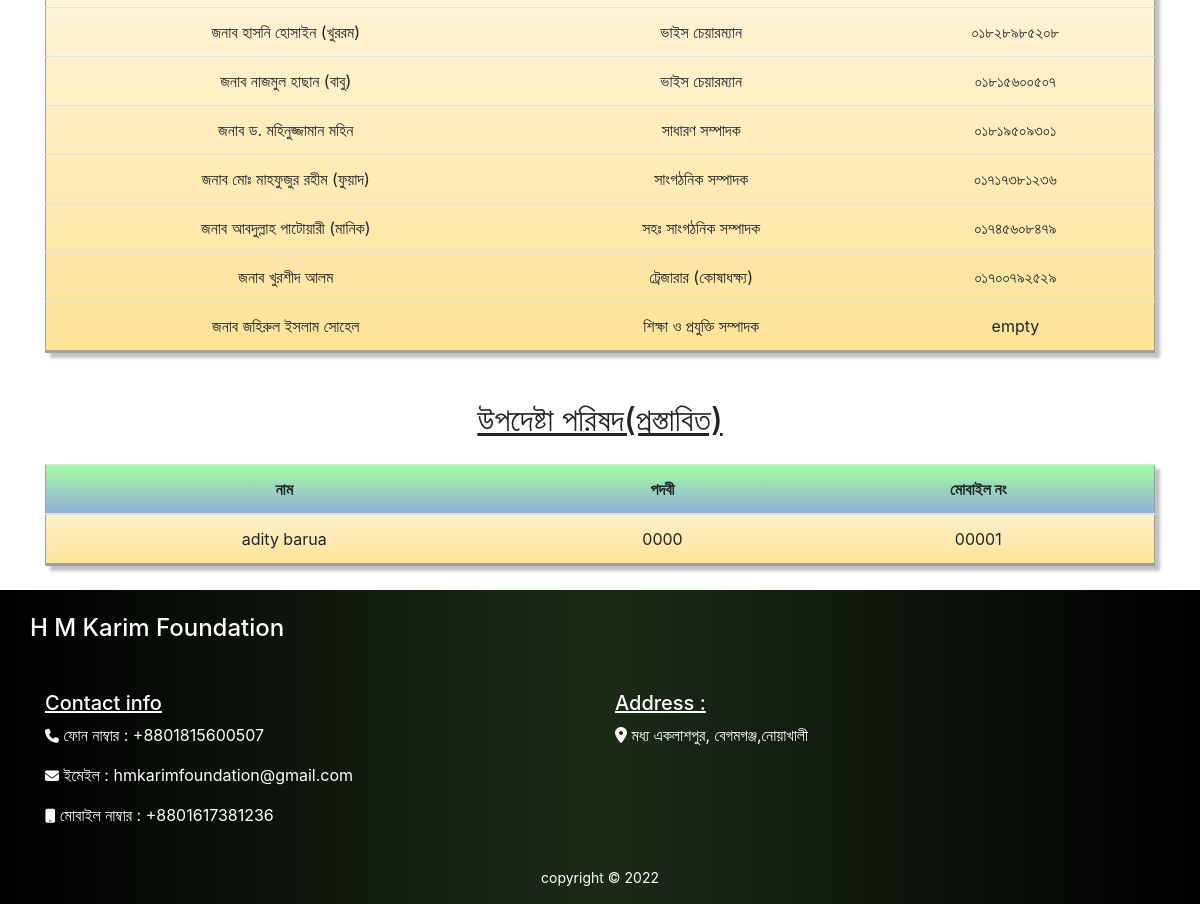
The app's page /allMember (lower part), older data.
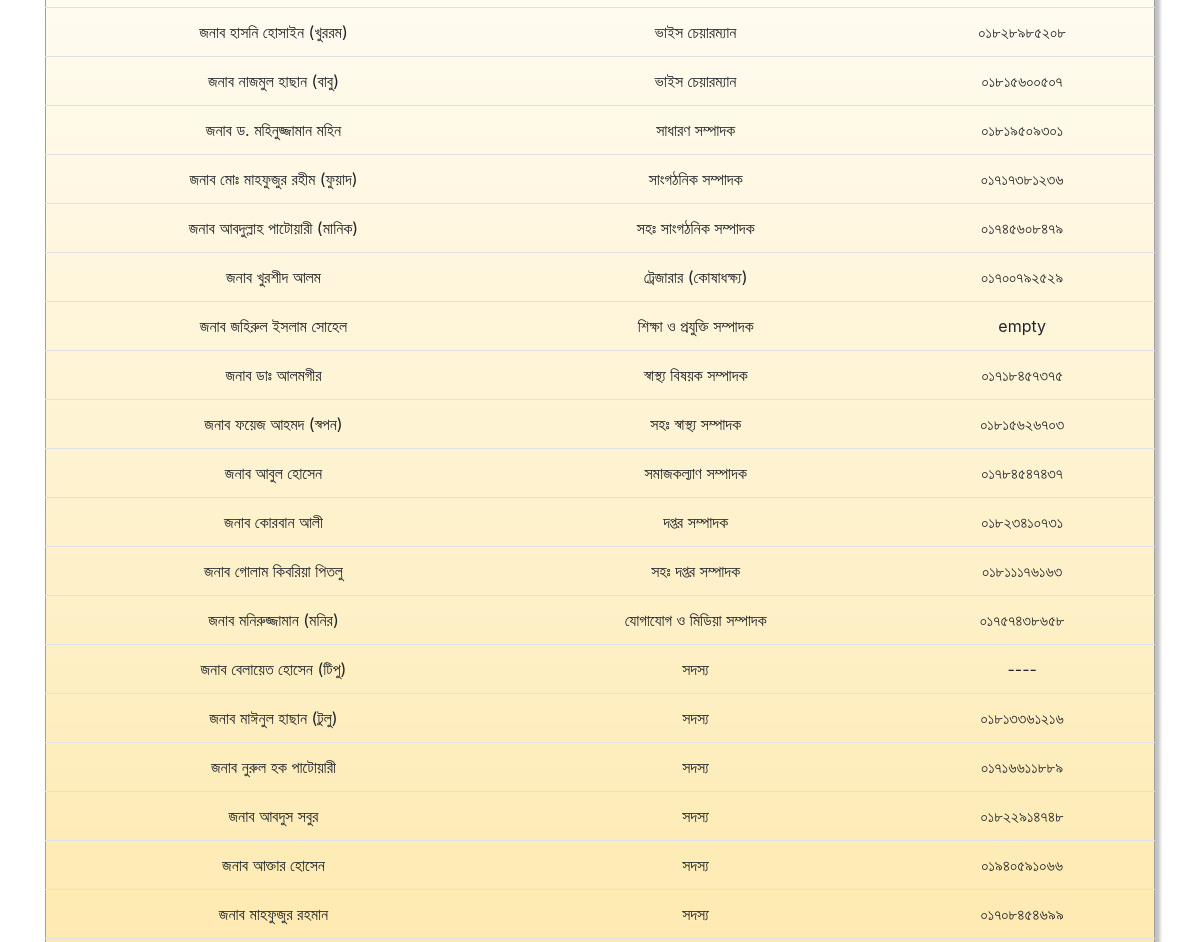
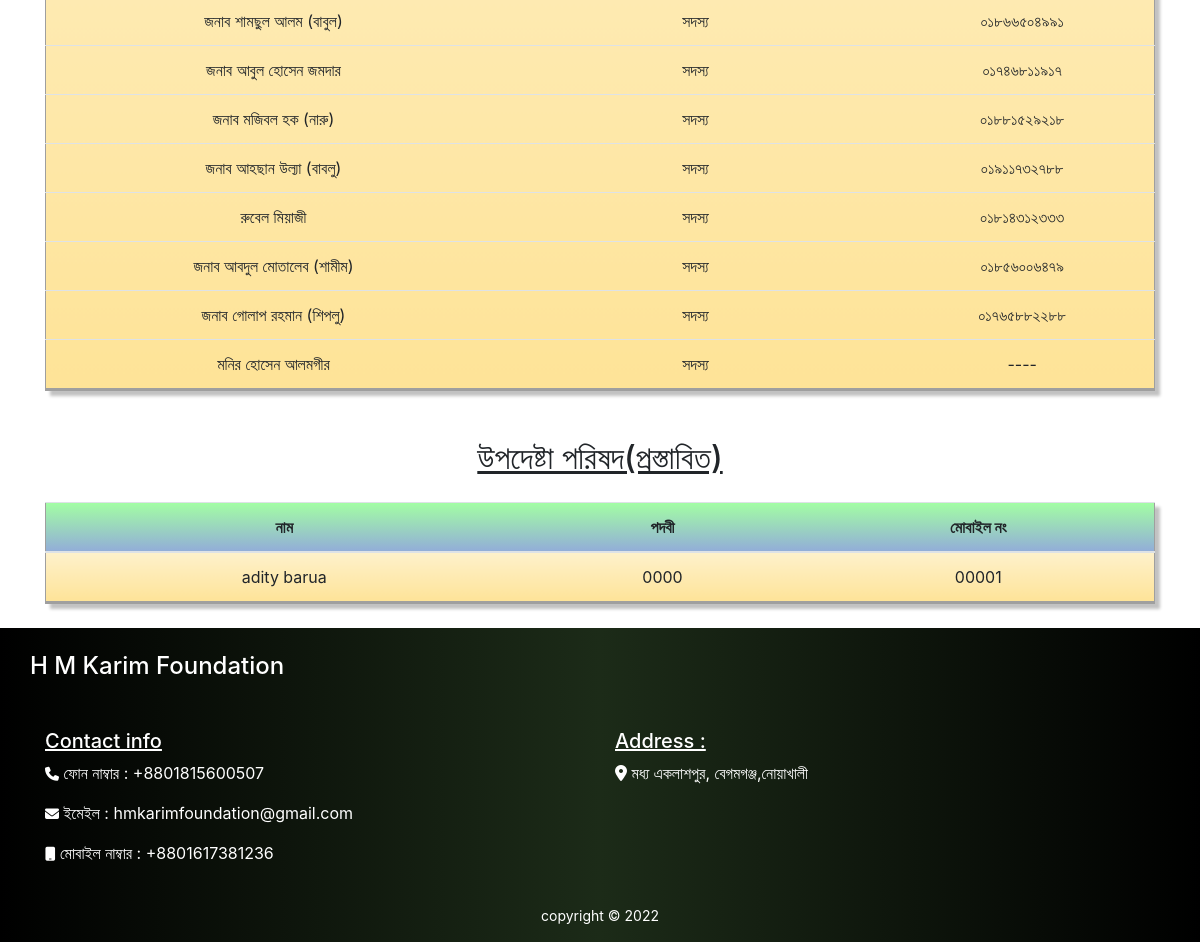
The same page, newer data (2 pictures, top to bottom).
### HM_FoundationApp/models.py (models this page shows, shortened)
class Executive_Counsil(models.Model):
    ec_name = models.CharField(max_length=264)
    ec_post = models.CharField(max_length=264,null=True)
    ec_number = models.CharField(max_length=264,null=True)

class Adviser_Counsil(models.Model):
    ac_name = models.CharField(max_length=264)
    ac_post = models.CharField(max_length=264,null=True)
    ac_number = models.CharField(max_length=264,null=True)

### HM_FoundationApp/views.py (the view)
# urls.py: path("allMember",views.allmember,name='allmember'),
def allmember(request):
    ecData = Executive_Counsil.objects.all()
    acData = Adviser_Counsil.objects.all()
    data={
        'ecData':ecData,
        'acData':acData
    }
    return render(request,'AllMember.html',data)

### templates/AllMember.html (shortened to what this page needs)
{% include "header.html" %}
{% load static %}
    <div id="member">
        <div class="container">
            <div class="row">
                <div class="col-sm-12">
                    <table class="table table-reponsive table-hover table-one text-center my-4">
                        <tbody>
                          {% for n in ecData %}
                          <tr>
                            <td>{{n.ec_name}}</td>
                            <td>{{n.ec_post}}</td>
                            <td>{{n.ec_number}}</td>
                          </tr>
                          {% endfor %}
                        </tbody>
                      </table>
                </div>
            </div>
        </div>
        <div class="container">
            <div class="row">
                <div class="col-sm-12">
                    <h2 class="text-center my-4"><u>উপদেষ্টা পরিষদ(প্রস্তাবিত)</u></h2>
                    <table class="table table-one table-hover text-center my-4">
                        <thead>
                          <tr>
                            <th>নাম</th>
                            <th>পদবী</th>
                            <th>মোবাইল নং</th>
                          </tr>
                        </thead>
                        <tbody>
                          {% for n in acData %}
                          <tr>
                            <td>{{n.ac_name}}</td>
                            <td>{{n.ac_post}}</td>
                            <td>{{n.ac_number}}</td>
                          </tr>
                          {% endfor %}
                        </tbody>
                      </table>
                </div>
            </div>
        </div>
    </div>
    {% include "footer.html" %}

Row changes from the older to the newer data that the page shows:
added Executive_Counsil: ec_name "জনাব ডাঃ আলমগীর", ec_post "স্বাস্থ্য বিষয়ক সম্পাদক", ec_number "০১৭১৮৪৫৭৩৭৫"
added Executive_Counsil: ec_name "জনাব ফয়েজ আহমদ (স্বপন)", ec_post "সহঃ স্বাস্থ্য সম্পাদক", ec_number "০১৮১৫৬২৬৭০৩"
added Executive_Counsil: ec_name "জনাব আবুল হোসেন", ec_post "সমাজকল্যাণ সম্পাদক", ec_number "০১৭৮৪৫৪৭৪৩৭"
added Executive_Counsil: ec_name "জনাব কোরবান আলী", ec_post "দপ্তর সম্পাদক", ec_number "০১৮২৩৪১০৭৩১"
added Executive_Counsil: ec_name "জনাব গোলাম কিবরিয়া পিতলু", ec_post "সহঃ দপ্তর সম্পাদক", ec_number "০১৮১১১৭৬১৬৩"
added Executive_Counsil: ec_name "জনাব মনিরুজ্জামান (মনির)", ec_post "যোগাযোগ ও মিডিয়া সম্পাদক", ec_number "০১৭৫৭৪৩৮৬৫৮"
added Executive_Counsil: ec_name "জনাব বেলায়েত হোসেন (টিপু)", ec_post "সদস্য", ec_number "----"
added Executive_Counsil: ec_name "জনাব মাঈনুল হাছান (টুলু)", ec_post "সদস্য", ec_number "০১৮১৩৩৬১২১৬"
added Executive_Counsil: ec_name "জনাব নুরুল হক পাটোয়ারী", ec_post "সদস্য", ec_number "০১৭১৬৬১১৮৮৯"
added Executive_Counsil: ec_name "জনাব আবদুস সবুর", ec_post "সদস্য", ec_number "০১৮২২৯১৪৭৪৮"
added Executive_Counsil: ec_name "জনাব আক্তার হোসেন", ec_post "সদস্য", ec_number "০১৯৪০৫৯১০৬৬"
added Executive_Counsil: ec_name "জনাব মাহফুজুর রহমান", ec_post "সদস্য", ec_number "০১৭০৮৪৫৪৬৯৯"
added Executive_Counsil: ec_name "জনাব শামছুল আলম (বাবুল)", ec_post "সদস্য", ec_number "০১৮৬৬৫০৪৯৯১"
added Executive_Counsil: ec_name "জনাব আবুল হোসেন জমদার", ec_post "সদস্য", ec_number "০১৭৪৬৮১১৯১৭"
added Executive_Counsil: ec_name "জনাব মজিবল হক (নারু)", ec_post "সদস্য", ec_number "০১৮৮১৫২৯২১৮"
added Executive_Counsil: ec_name "জনাব আহছান উল্যা (বাবলু)", ec_post "সদস্য", ec_number "০১৯১১৭৩২৭৮৮"
added Executive_Counsil: ec_name "রুবেল মিয়াজী", ec_post "সদস্য", ec_number "০১৮১৪৩১২৩৩৩"
added Executive_Counsil: ec_name "জনাব আবদুল মোতালেব (শামীম)", ec_post "সদস্য", ec_number "০১৮৫৬০০৬৪৭৯"
added Executive_Counsil: ec_name "জনাব গোলাপ রহমান (শিপলু)", ec_post "সদস্য", ec_number "০১৭৬৫৮৮২২৮৮"
added Executive_Counsil: ec_name "মনির হোসেন আলমগীর", ec_post "সদস্য", ec_number "----"
